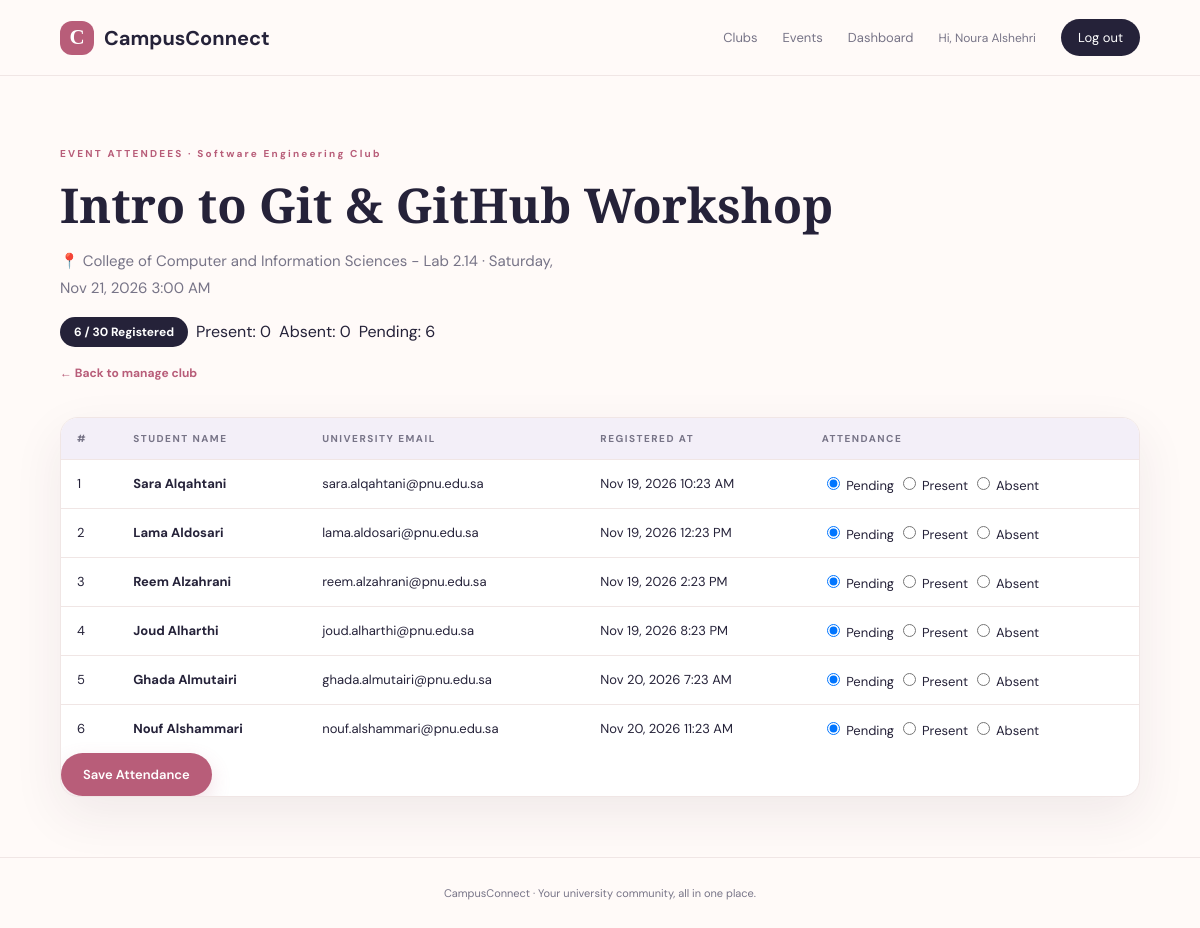
Screenshot of /event-attendees.php?id=1 (signed in) with the database file from the repository.
### tables this page shows
CREATE TABLE IF NOT EXISTS events (
 id INT AUTO_INCREMENT PRIMARY KEY,
 club_id INT NOT NULL,
 title VARCHAR(180) NOT NULL,
 description TEXT,
 venue VARCHAR(180) NOT NULL,
 event_date DATETIME NOT NULL,
 capacity INT NOT NULL,
 created_at TIMESTAMP DEFAULT CURRENT_TIMESTAMP,
 FOREIGN KEY (club_id) REFERENCES clubs(id) ON DELETE CASCADE,
 INDEX idx_event_date (event_date)
);

CREATE TABLE IF NOT EXISTS clubs (
 id INT AUTO_INCREMENT PRIMARY KEY,
 leader_id INT NOT NULL,
 name VARCHAR(150) NOT NULL,
 category VARCHAR(100) DEFAULT NULL,
 description TEXT,
 created_at TIMESTAMP DEFAULT CURRENT_TIMESTAMP,
 CONSTRAINT fk_club_leader FOREIGN KEY (leader_id) REFERENCES users(id) ON DELETE CASCADE
);

CREATE TABLE IF NOT EXISTS registrations (
 id INT AUTO_INCREMENT PRIMARY KEY,
 user_id INT NOT NULL,
 event_id INT NOT NULL,
 registered_at TIMESTAMP DEFAULT CURRENT_TIMESTAMP,
  
 attendance_status ENUM('Pending','Present','Absent') NOT NULL DEFAULT 'Pending',
  
 reminder_dismissed TINYINT(1) NOT NULL DEFAULT 0,
 UNIQUE KEY unique_registration (user_id, event_id),
 FOREIGN KEY (user_id) REFERENCES users(id) ON DELETE CASCADE,
 FOREIGN KEY (event_id) REFERENCES events(id) ON DELETE CASCADE
);

CREATE TABLE IF NOT EXISTS users (
 id INT AUTO_INCREMENT PRIMARY KEY,
 name VARCHAR(120) NOT NULL,
 email VARCHAR(190) NOT NULL UNIQUE,
 password VARCHAR(255) NOT NULL,
 role ENUM('student','club_leader') NOT NULL DEFAULT 'student',
 created_at TIMESTAMP DEFAULT CURRENT_TIMESTAMP
);

### helpers.php (called while the page is built, shortened)
<?php
function e($value) { return htmlspecialchars((string)$value, ENT_QUOTES, 'UTF-8'); }
?>

### event-attendees.php (the view, shortened to what this page needs)
<?php
require 'helpers.php';
$id = (int)($_GET['id'] ?? 0);
$q = $pdo->prepare('SELECT e.*, c.name AS club_name, c.id AS club_id
    FROM events e JOIN clubs c ON c.id = e.club_id
    WHERE e.id = ? AND c.leader_id = ?');
$q->execute([$id, current_user()['id']]);
$event = $q->fetch();
$q = $pdo->prepare('SELECT r.id AS registration_id, r.registered_at, r.attendance_status, u.name, u.email
    FROM registrations r JOIN users u ON u.id = r.user_id
    WHERE r.event_id = ?
    ORDER BY r.registered_at ASC');
$q->execute([$id]);
$attendees = $q->fetchAll();
$total = count($attendees);
$capacity = (int)$event['capacity'];
$counts = ['Present' => 0, 'Absent' => 0, 'Pending' => 0];
foreach ($attendees as $a) {
    $status = in_array($a['attendance_status'], ATTENDANCE_STATUSES, true) ? $a['attendance_status'] : 'Pending';
    $counts[$status]++;
}
require 'header.php';
?>
<section class="page-intro">
  <span class="eyebrow">EVENT ATTENDEES · <?=e($event['club_name'])?></span>
  <h1><?=e($event['title'])?></h1>
  <p>📍 <?=e($event['venue'])?> · <?=date('l, M j, Y g:i A', strtotime($event['event_date']))?></p>
  <div class="badge-row">
    <span class="capacity-badge <?= $total >= $capacity ? 'full' : '' ?>"><?=$total?> / <?=$capacity?> Registered</span>
    <span class="status-badge present">Present: <?=$counts['Present']?></span>
    <span class="status-badge absent">Absent: <?=$counts['Absent']?></span>
    <span class="status-badge pending">Pending: <?=$counts['Pending']?></span>
  </div>
  <a class="text-link" href="manage-club.php?id=<?=$event['club_id']?>">← Back to manage club</a>
</section>
<?php if (!$attendees): ?>
  <div class="empty">No students registered for this event yet.</div>
<?php else: ?>
<form method="post" class="table-card attendance-form">
  <div class="table-scroll">
  <table class="attendee-table">
    <thead><tr><th>#</th><th>Student name</th><th>University email</th><th>Registered at</th><th>Attendance</th></tr></thead>
    <tbody>
    <?php foreach ($attendees as $i => $a):
        $rid = (int)$a['registration_id'];
        $current = in_array($a['attendance_status'], ATTENDANCE_STATUSES, true) ? $a['attendance_status'] : 'Pending'; ?>
      <tr>
        <td class="num"><?=$i + 1?></td>
        <td data-label="Student"><strong><?=e($a['name'])?></strong></td>
        <td data-label="Email"><?=e($a['email'])?></td>
        <td data-label="Registered"><?=date('M j, Y g:i A', strtotime($a['registered_at']))?></td>
        <td data-label="Attendance">
          <div class="attendance-choice" role="radiogroup" aria-label="Attendance for <?=e($a['name'])?>">
            <?php foreach (ATTENDANCE_STATUSES as $status): ?>
              <label class="choice <?=strtolower($status)?>">
                <input type="radio" name="attendance[<?=$rid?>]" value="<?=$status?>" <?=$current === $status ? 'checked' : ''?>>
                <span><?=$status?></span>
              </label>
            <?php endforeach; ?>
          </div>
        </td>
      </tr>
    <?php endforeach; ?>
    </tbody>
  </table>
  </div>
  <div class="form-actions"><button class="btn primary">Save Attendance</button></div>
</form>
<?php endif; ?>
<?php require 'footer.php'; ?>

### assets/style.css (style rules this page uses)
:root { --ink:#252239;--muted:#777487;--pink:#e8a6b5;--pink-dark:#b85d79;--cream:#fffaf8;--line:#f0e6e5;--lav:#f3eff8;--white:#fff;--shadow:0 18px 50px rgba(68,43,65,.08) }
* { box-sizing:border-box }
body { margin:0;background:var(--cream);color:var(--ink);font-family:'DM Sans',sans-serif }
.eyebrow { font-size:10px;letter-spacing:2.2px;color:var(--pink-dark);font-weight:700 }
.hero h1,.page-intro h1,.auth-wrap h1,.event-detail h1 { font-family:'Playfair Display',serif;font-size:clamp(42px,5vw,65px);line-height:1.08;margin:17px 0 }
.hero-copy>p,.page-intro>p { color:var(--muted);line-height:1.8;max-width:510px;font-size:15px }
.btn { border:0;display:inline-flex;align-items:center;justify-content:center;padding:13px 22px;border-radius:28px;text-decoration:none;font:600 13px 'DM Sans';cursor:pointer;transition:.2s }
.btn.primary { background:var(--pink-dark);color:white;box-shadow:0 8px 20px #b85d7930 }
.text-link { font-size:12px;color:var(--pink-dark);text-decoration:none;font-weight:700 }
.page-intro { padding:65px 0 35px }
.page-intro h1 { font-size:48px }
.badge-row { display:flex;flex-wrap:wrap;gap:8px;align-items:center;margin:14px 0 }
.capacity-badge { display:inline-block;background:var(--ink);color:#fff;border-radius:20px;padding:7px 14px;font-size:12px;font-weight:700 }
.table-card { background:#fff;border:1px solid var(--line);border-radius:18px;box-shadow:var(--shadow);margin-bottom:60px;overflow:hidden }
.table-scroll { overflow-x:auto }
.attendee-table { width:100%;border-collapse:collapse;font-size:13px }
.attendee-table th { text-align:left;font-size:10px;letter-spacing:1.5px;text-transform:uppercase;color:var(--muted);background:var(--lav);padding:14px 16px }
.attendee-table td { padding:14px 16px;border-top:1px solid var(--line);vertical-align:middle }

### rows the page displays
events: club.name "Software Engineering Club", title "Intro to Git & GitHub Workshop", venue "College of Computer and Information Sciences - Lab 2.14", event_date "Saturday, Nov 21, 2026 3:00 AM", capacity "30"
registrations: user.name "Sara Alqahtani", user.email "sara.alqahtani@pnu.edu.sa", registered_at "Nov 19, 2026 10:23 AM", attendance_status "☑ Pending", status "Pending", attendance_status "☐ Present", status "Present", attendance_status "☐ Absent", status "Absent"
registrations: user.name "Lama Aldosari", user.email "lama.aldosari@pnu.edu.sa", registered_at "Nov 19, 2026 12:23 PM", attendance_status "☑ Pending", status "Pending", attendance_status "☐ Present", status "Present", attendance_status "☐ Absent", status "Absent"
registrations: user.name "Reem Alzahrani", user.email "reem.alzahrani@pnu.edu.sa", registered_at "Nov 19, 2026 2:23 PM", attendance_status "☑ Pending", status "Pending", attendance_status "☐ Present", status "Present", attendance_status "☐ Absent", status "Absent"
registrations: user.name "Joud Alharthi", user.email "joud.alharthi@pnu.edu.sa", registered_at "Nov 19, 2026 8:23 PM", attendance_status "☑ Pending", status "Pending", attendance_status "☐ Present", status "Present", attendance_status "☐ Absent", status "Absent"
registrations: user.name "Ghada Almutairi", user.email "ghada.almutairi@pnu.edu.sa", registered_at "Nov 20, 2026 7:23 AM", attendance_status "☑ Pending", status "Pending", attendance_status "☐ Present", status "Present", attendance_status "☐ Absent", status "Absent"
registrations: user.name "Nouf Alshammari", user.email "nouf.alshammari@pnu.edu.sa", registered_at "Nov 20, 2026 11:23 AM", attendance_status "☑ Pending", status "Pending", attendance_status "☐ Present", status "Present", attendance_status "☐ Absent", status "Absent"

### other values shown
current_user()['name'] "Noura Alshehri"
$total "6"
$counts['Present'] "0"
$counts['Absent'] "0"
$counts['Pending'] "6"
